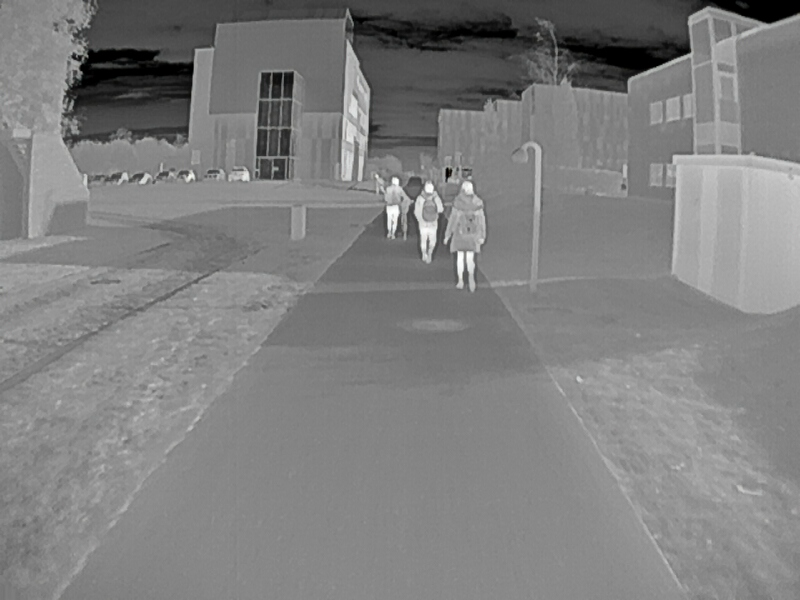
#> input picture sensorfusion/cameramatching/undistort_test/ircam1571825284702254658.png, 800 x 600 px
$ python undistort_test.py
#> lines starting #> are read from the running program, lines starting #| are printed output that depends on the picture; long printed decimals are rounded
#!/usr/bin/env python3

import numpy as np
import cv2

src    = cv2.imread("./undistort_test/ircam1571825284702254658.png")
#> src is the input picture: shape (600, 800, 3); mean B, G, R 127.7, 127.8, 127.7

width  = src.shape[1]
#> width = 800
height = src.shape[0]
#> height = 600

x = width/2.0
#> x = 400
y = height/2.0
#> y = 300
fov = 63
fx = x / np.tan(np.deg2rad(fov/2))
#> fx = 652.7
fy = y / np.tan(np.deg2rad(fov/2))
#> fy = 489.6
cam2 = np.array([[fx, 0, x],
        [0, fy, y],
        [0, 0, 1]])
print(cam2)
#| [[652.741   0.         400.        ]
#|  [  0.         489.556 300.        ]
#|  [  0.           0.           1.        ]]

distCoeff = np.array([-0.145,-0.024,0,0])
dst = cv2.undistort(src,cam2,distCoeff)
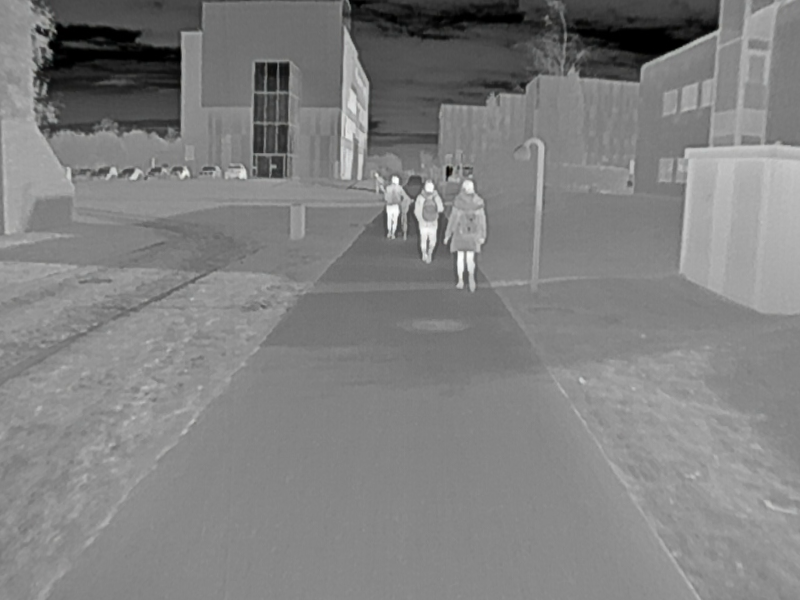
#> dst: shape (600, 800, 3); mean B, G, R 128.4, 128.5, 128.4
cv2.imwrite("./undistort_test/ircam1571825284702254658_undistorted.png",dst)
